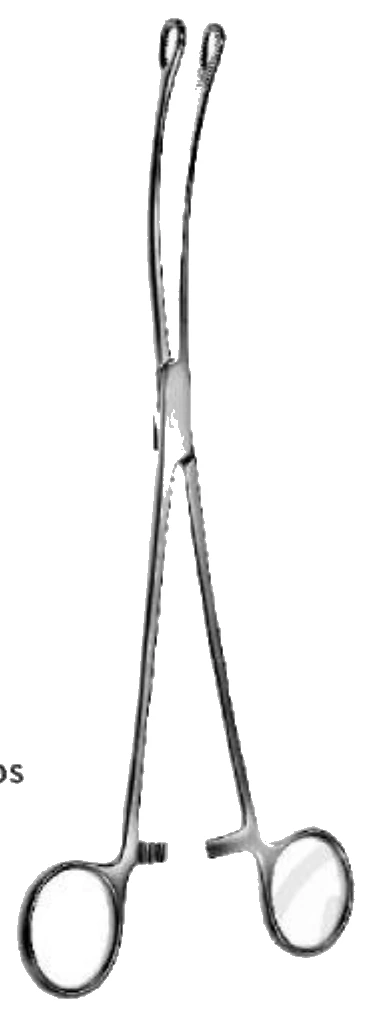
#> input picture exports/pakizm-images/products-white/14-0131.webp, 372 x 1017 px
$ python -i crop_v2.py   (imports and definitions only)
#> lines starting #> are read from the running program, lines starting #| are printed output that depends on the picture; after the words box and inside, x2 and y2 are one past the last pixel; in counts of white or black regions, pixels touching at a corner belong together
import sys, os, cv2, numpy as np
from rapidocr_onnxruntime import RapidOCR
# [1 line that did not run here, left out]

def crop_page(page, outdir):
#> called with outdir = 'out.png'
    os.makedirs(outdir, exist_ok=True)
    img = cv2.imread(page); H, W = img.shape[:2]
#> in crop_page, img is the input picture: shape (1017, 372, 3); mean B, G, R 242.4, 242.4, 242.4
#> after `H, W = img.shape[:2]`: H = 1017; W = 372
    gray = cv2.cvtColor(img, cv2.COLOR_BGR2GRAY)
    mask = (gray < 190).astype(np.uint8)*255
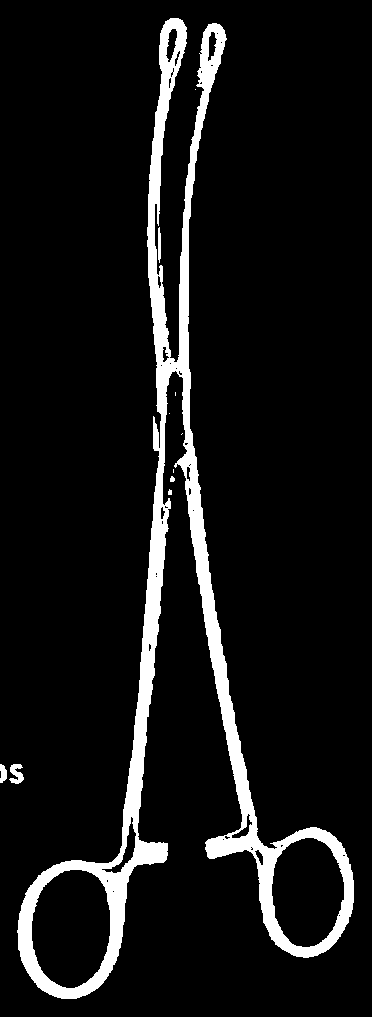
#> mask: shape (1017, 372); 8.2% white; 11 white regions (5 under 20 px), largest, box (x1, y1, x2, y2) and area: (17, 18, 354, 999) 30482, (9, 764, 24, 784) 184, (0, 764, 7, 783) 100, (158, 227, 161, 263) 94, (170, 476, 175, 482) 24, (168, 489, 172, 495) 20
    # drop colored pixels (red/blue header swoosh + footer bar); instruments are greyscale metal
    sat = cv2.cvtColor(img, cv2.COLOR_BGR2HSV)[:,:,1]
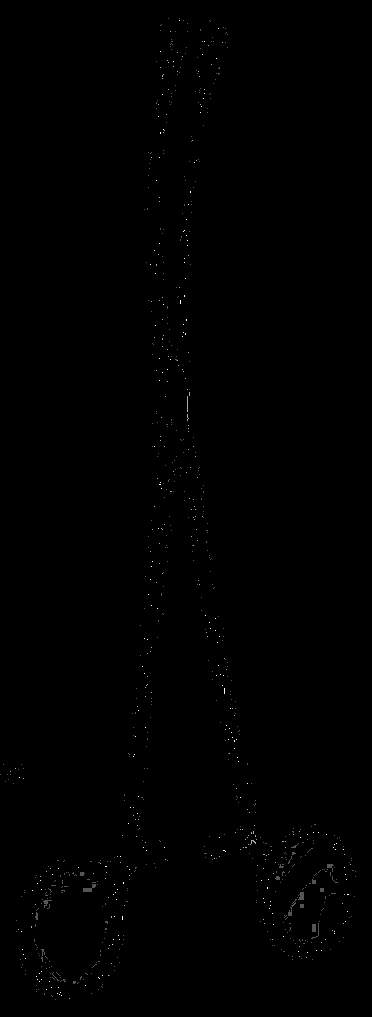
#> sat: shape (1017, 372); min 0, max 3, mean 0.00594; drawn with min black and max white
    mask[sat > 55] = 0
    mask[:int(H*0.085), :] = 0; mask[int(H*0.915):, :] = 0
#> after `mask[int(H * 0.915):, :] = 0`:
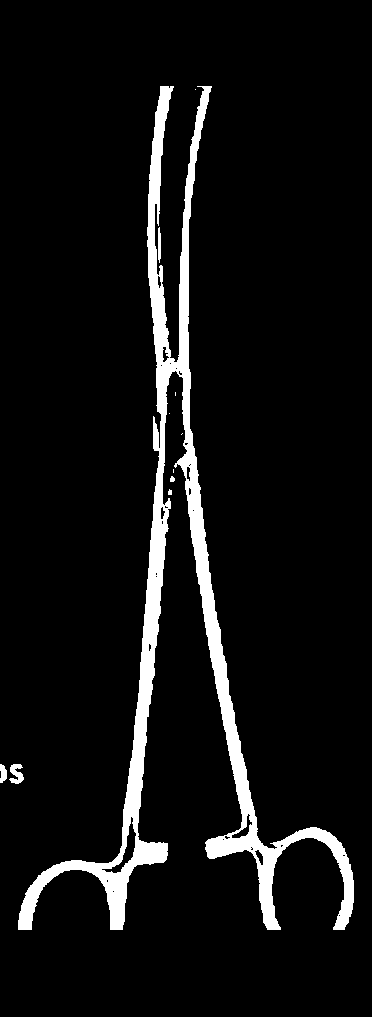
#> mask: shape (1017, 372); 6.7% white; 11 white regions (5 under 20 px), largest, box (x1, y1, x2, y2) and area: (18, 86, 354, 930) 25074, (9, 764, 24, 784) 184, (0, 764, 7, 783) 100, (158, 227, 161, 263) 94, (170, 476, 175, 482) 24, (168, 489, 172, 495) 20
    # erase OCR text regions
#> (the run stopped early here; a loop or call above may not have finished)

$ run again, on exports/pakizm-images/products-white/14-0135.webp
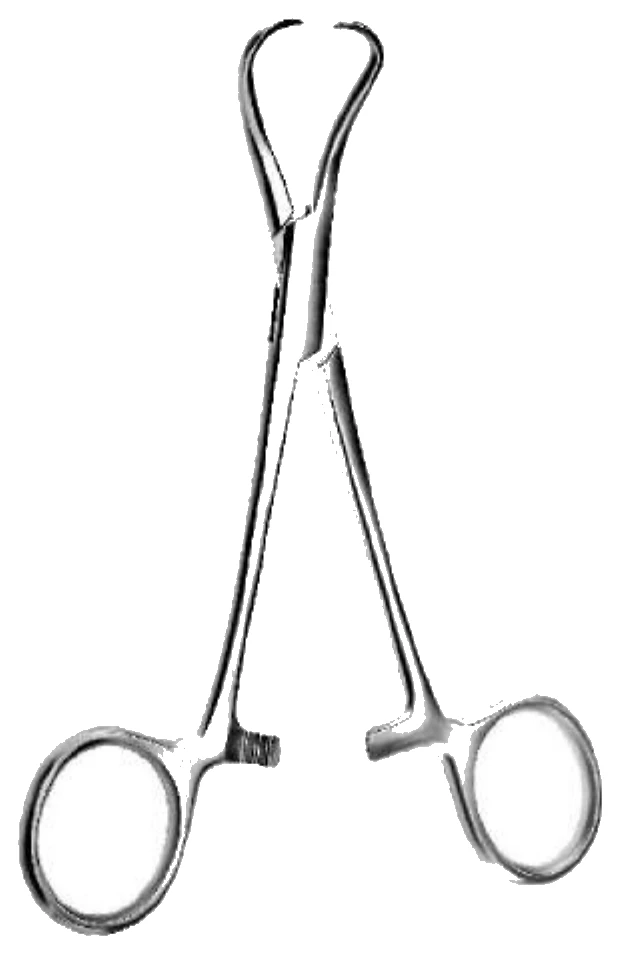
#> input picture exports/pakizm-images/products-white/14-0135.webp, 620 x 954 px
#> in crop_page, img is the input picture: shape (954, 620, 3); mean B, G, R 243.4, 243.4, 243.4
#> in crop_page, `mask = (gray < 190).astype(np.uint8)*255`:
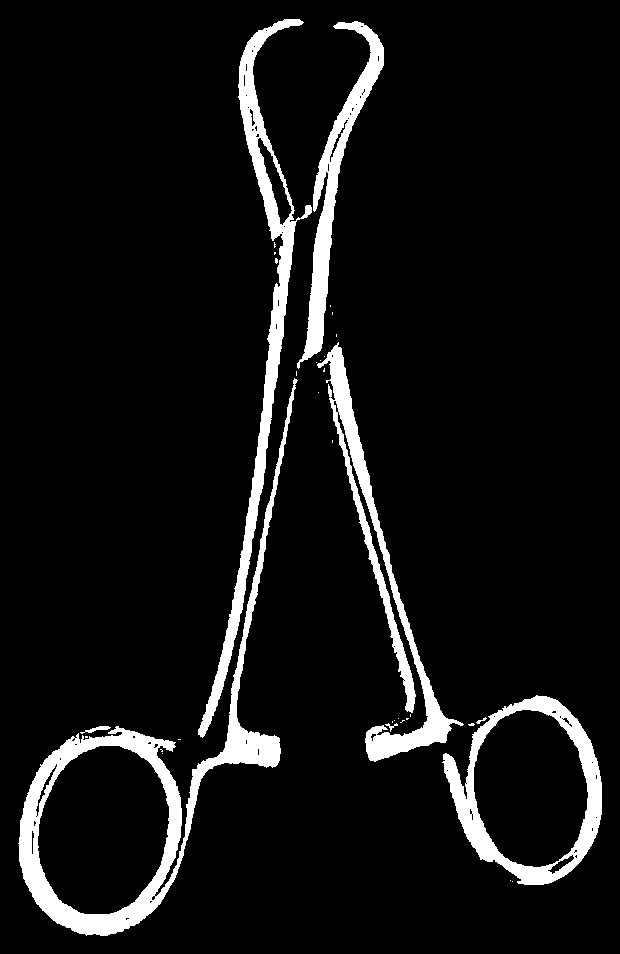
#> mask: shape (954, 620); 7.5% white; 34 white regions (26 under 20 px), largest, box (x1, y1, x2, y2) and area: (18, 378, 298, 936) 13944, (198, 19, 312, 738) 9378, (317, 342, 464, 762) 8161
#> in crop_page, `mask[int(H * 0.915):, :] = 0`:
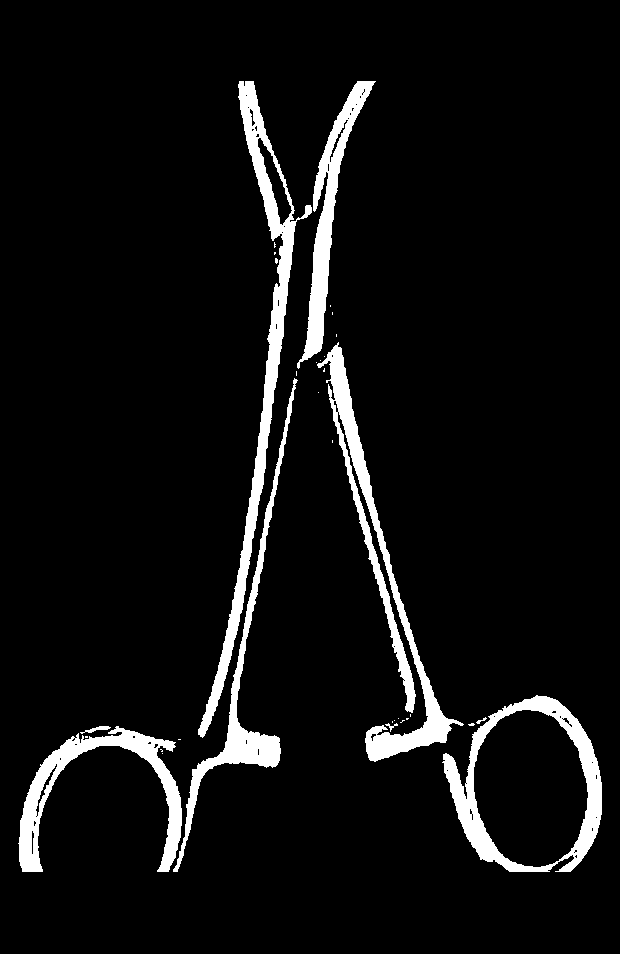
#> mask: shape (954, 620); 6.5% white; 33 white regions (24 under 20 px), largest, box (x1, y1, x2, y2) and area: (198, 81, 312, 738) 8364, (317, 342, 464, 762) 8161, (442, 695, 602, 872) 6569

$ run again, on exports/pakizm-images/products-white/14-1403.webp
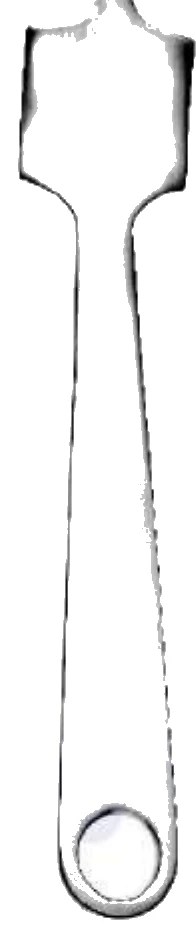
#> input picture exports/pakizm-images/products-white/14-1403.webp, 196 x 938 px
#> in crop_page, img is the input picture: shape (938, 196, 3); mean B, G, R 243.2, 243.1, 243.1
#> in crop_page, `mask = (gray < 190).astype(np.uint8)*255`:
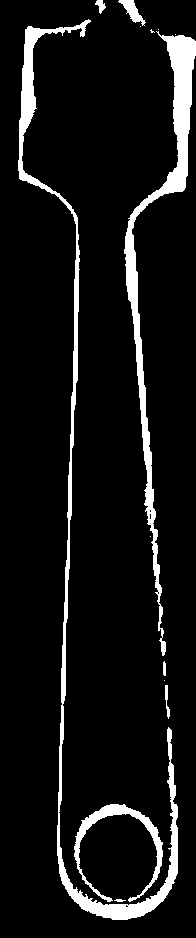
#> mask: shape (938, 196); 8.1% white; 14 white regions (6 under 20 px), largest, box (x1, y1, x2, y2) and area: (18, 19, 178, 920) 6926, (124, 31, 196, 656) 5975, (74, 804, 163, 902) 1497
#> in crop_page, `mask[int(H * 0.915):, :] = 0`:
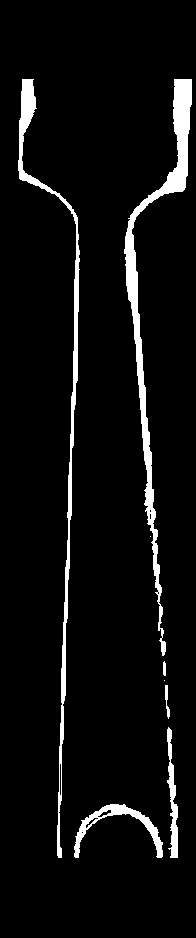
#> mask: shape (938, 196); 5.6% white; 8 white regions (2 under 20 px), largest, box (x1, y1, x2, y2) and area: (124, 79, 192, 656) 4897, (18, 79, 80, 858) 3450, (74, 804, 163, 858) 1042, (167, 727, 178, 858) 701, (165, 685, 170, 719) 85, (163, 661, 166, 676) 41
